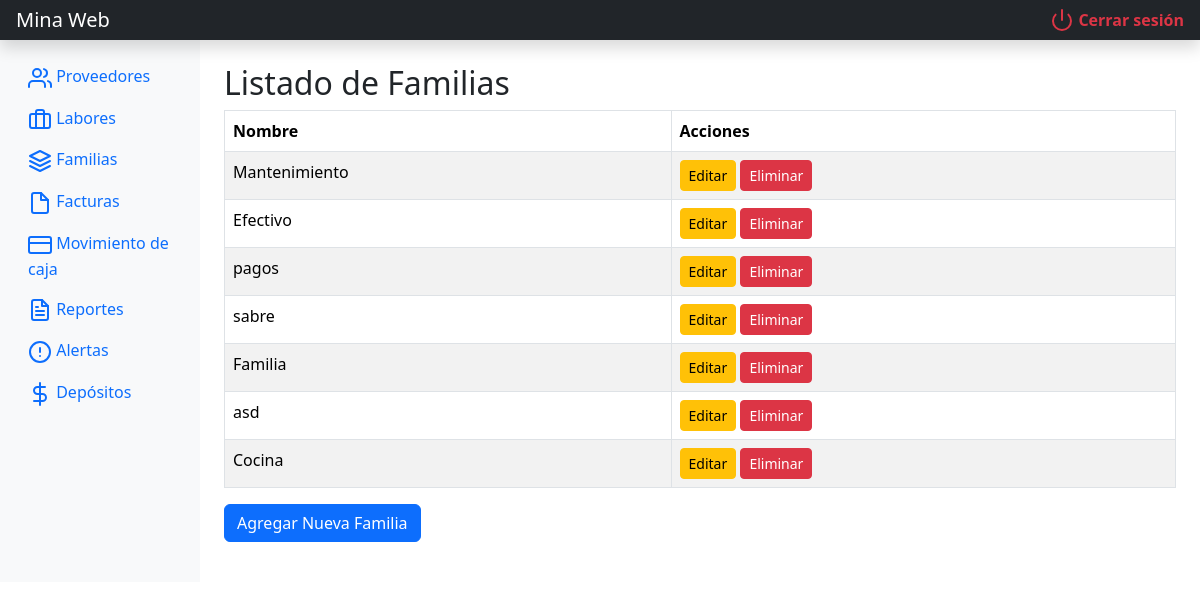
The page /mina_web/familias.php (signed in) on the database its author committed.
### tables this page shows
CREATE TABLE `familia` (
  `id_Familia` int(11) NOT NULL,
  `nombre` varchar(100) NOT NULL
);

### mina_web/familias.php (the view, shortened to what this page needs)
<?php
include 'includes/db.php';
include 'includes/header.php';
$stmt = $pdo->query("SELECT id_Familia, nombre FROM familia");
$familias = $stmt->fetchAll();
?>
<h1 class="h2">Listado de Familias</h1>
<table class="table table-striped table-bordered">
    <thead>
        <tr>
            <th>Nombre</th>
            <th>Acciones</th>
        </tr>
    </thead>
    <tbody>
        <?php foreach($familias as $fam): ?>
        <tr data-id="<?= $fam['id_Familia'] ?>">
            <td class="nombre"><?= htmlspecialchars($fam['nombre']) ?></td>
            <td>
                <button class="btn btn-sm btn-warning editarBtn">Editar</button>
                <a href="familias.php?eliminar=<?= $fam['id_Familia'] ?>" class="btn btn-sm btn-danger" onclick="return confirm('¿Seguro que deseas eliminar esta familia?')">Eliminar</a>
            </td>
        </tr>
        <?php endforeach; ?>
    </tbody>
</table>
<button id="btnAgregar" class="btn btn-primary mb-3">Agregar Nueva Familia</button>
<?php include 'includes/footer.php'; ?>

### rows shown on the page
familia: nombre "Mantenimiento"
familia: nombre "Efectivo"
familia: nombre "pagos"
familia: nombre "sabre"
familia: nombre "Familia"
familia: nombre "asd"
familia: nombre "Cocina"

### other values the page prints
$item['label'] "Proveedores"
$item['label'] "Labores"
$item['label'] "Familias"
$item['label'] "Facturas"
$item['label'] "Movimiento de caja"
$item['label'] "Reportes"
$item['label'] "Alertas"
$item['label'] "Depósitos"
